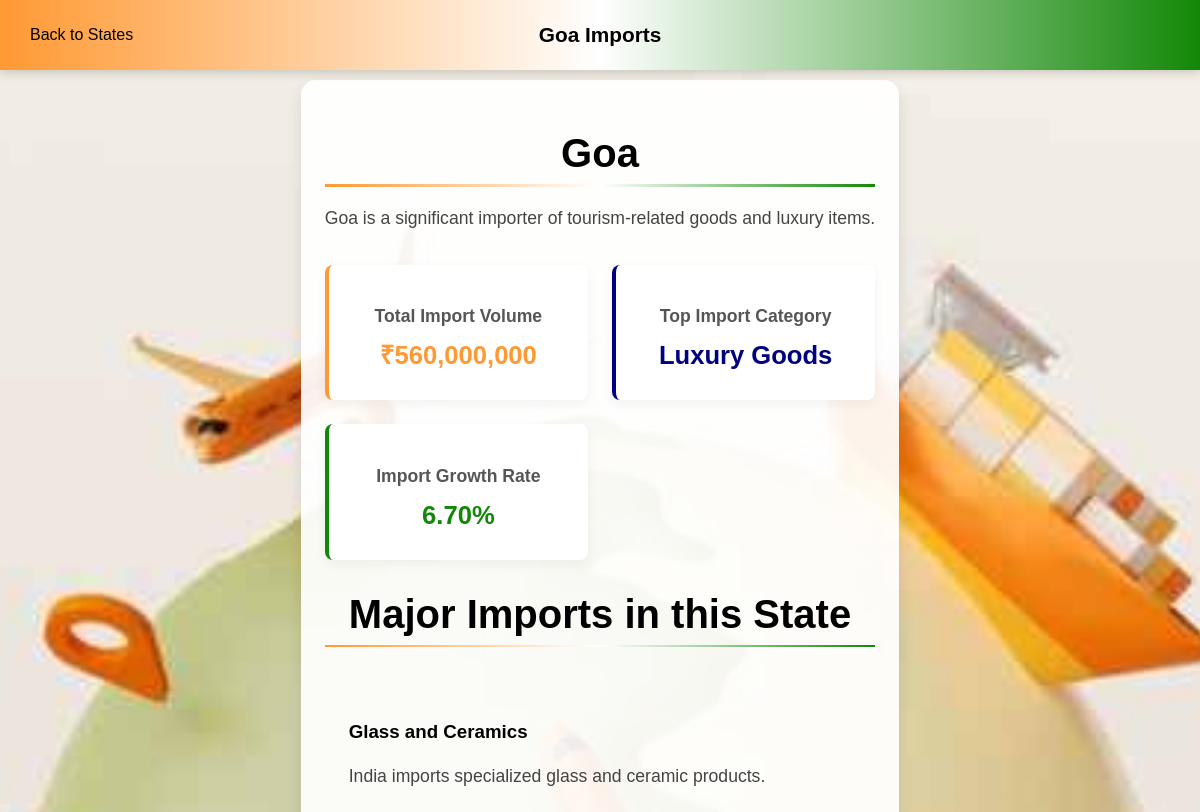
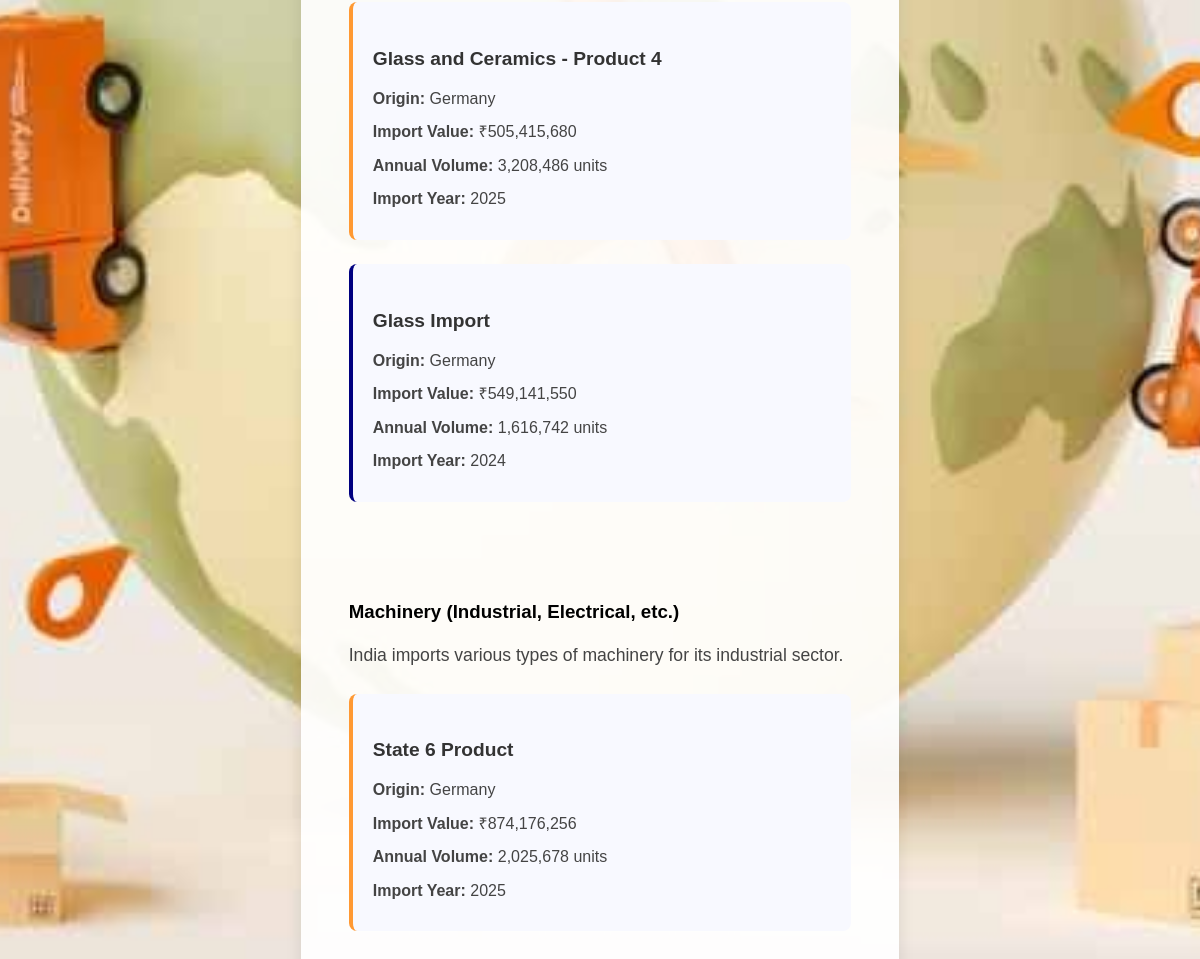
The page /pages/state_detail.php?id=6 on the database its author committed (2 pictures, top to bottom).
### tables this page shows
CREATE TABLE states (
    state_id INT AUTO_INCREMENT PRIMARY KEY,
    state_name VARCHAR(100) NOT NULL,
    state_description TEXT,
    state_image VARCHAR(255),
    import_volume DECIMAL(15,2),
    top_import_category VARCHAR(100),
    import_growth_rate DECIMAL(5,2)
);

CREATE TABLE categories (
    category_id INT AUTO_INCREMENT PRIMARY KEY,
    category_name VARCHAR(100) NOT NULL,
    category_description TEXT,
    category_image VARCHAR(255),
    annual_import_value DECIMAL(15,2),
    main_source_countries TEXT,
    import_growth_rate DECIMAL(5,2)
);

CREATE TABLE product_imports (
    import_id INT AUTO_INCREMENT PRIMARY KEY,
    product_name VARCHAR(255) NOT NULL,
    state_id INT,
    category_id INT,
    import_value DECIMAL(15,2),
    origin_country VARCHAR(100),
    import_year INT,
    import_volume DECIMAL(15,2),
    FOREIGN KEY (state_id) REFERENCES states(state_id),
    FOREIGN KEY (category_id) REFERENCES categories(category_id)
);

### pages/state_detail.php (the view, shortened to what this page needs)
<?php
include_once '../includes/db_connect.php';
$state_id = isset($_GET['id']) ? intval($_GET['id']) : 0;
$state_query = "SELECT * FROM states WHERE state_id = ?";
$stmt = $conn->prepare($state_query);
$stmt->bind_param("i", $state_id);
$stmt->execute();
$state_result = $stmt->get_result();
if($state_result && $state_result->num_rows > 0) {
    $state = $state_result->fetch_assoc();
    $state_name = $state['state_name'];
    $state_description = $state['state_description'];
    $import_volume = $state['import_volume'];
    $top_import_category = $state['top_import_category'];
    $import_growth_rate = $state['import_growth_rate'];
} else {
    header("Location: ../pages/states.php");
    exit();
}
$categories_query = "SELECT DISTINCT c.category_id, c.category_name, c.category_description
                     FROM categories c
                     JOIN product_imports pi ON c.category_id = pi.category_id
                     WHERE pi.state_id = ?";
$stmt = $conn->prepare($categories_query);
$stmt->bind_param("i", $state_id);
$stmt->execute();
$categories_result = $stmt->get_result();
$categories = [];
if($categories_result && $categories_result->num_rows > 0) {
    while($row = $categories_result->fetch_assoc()) {
        $categories[] = $row;
    }
}
?>
<!DOCTYPE html>
<html lang="en">
<head>
    <link rel="stylesheet" href="../public/css/states.css">
</head>
<body>
    <div class="navbar">
        <a href="../pages/states.php" class="back-link">Back to States</a>
        <div><?php echo htmlspecialchars($state_name); ?> Imports</div>
    </div>
    <div class="state-details">
        <h1><?php echo htmlspecialchars($state_name); ?></h1>
        <p><?php echo htmlspecialchars($state_description); ?></p>
        <div class="state-stats">
            <div class="stat-item">
                <h3>Total Import Volume</h3>
                <p>₹<?php echo number_format(htmlspecialchars($import_volume)); ?></p>
            </div>
            <div class="stat-item">
                <h3>Top Import Category</h3>
                <p><?php echo htmlspecialchars($top_import_category); ?></p>
            </div>
            <div class="stat-item">
                <h3>Import Growth Rate</h3>
                <p><?php echo htmlspecialchars($import_growth_rate); ?>%</p>
            </div>
        </div>
        <h2>Major Imports in this State</h2>
        <?php if(count($categories) > 0): ?>
            <?php foreach($categories as $category): ?>
                <div class="category-section">
                    <h3><?php echo htmlspecialchars($category['category_name']); ?></h3>
                    <p><?php echo htmlspecialchars($category['category_description']); ?></p>
                    <?php
                    $products_query = "SELECT * FROM product_imports
                                       WHERE state_id = ? AND category_id = ?";
                    $stmt = $conn->prepare($products_query);
                    $stmt->bind_param("ii", $state_id, $category['category_id']);
                    $stmt->execute();
                    $products_result = $stmt->get_result();
                    ?>
                    <div class="import-items">
                        <?php if($products_result && $products_result->num_rows > 0): ?>
                            <?php while($product = $products_result->fetch_assoc()): ?>
                                <div class="import-item">
                                    <h4><?php echo htmlspecialchars($product['product_name']); ?></h4>
                                    <p><strong>Origin:</strong> <?php echo htmlspecialchars($product['origin_country']); ?></p>
                                    <p><strong>Import Value:</strong> ₹<?php echo number_format(htmlspecialchars($product['import_value'])); ?></p>
                                    <p><strong>Annual Volume:</strong> <?php echo number_format(htmlspecialchars($product['import_volume'])); ?> units</p>
                                    <p><strong>Import Year:</strong> <?php echo htmlspecialchars($product['import_year']); ?></p>
                                </div>
                            <?php endwhile; ?>
                        <?php else: ?>
                            <p>No products found in this category for this state.</p>
                        <?php endif; ?>
                    </div>
                </div>
            <?php endforeach; ?>
        <?php else: ?>
            <p>No import categories found for this state.</p>
        <?php endif; ?>
    </div>
</body>
</html>

### public/css/states.css (style rules this page uses)
body { padding-top: 20px; margin: 0; padding: 0; font-family: Arial, sans-serif; background: url('../images/states/state.jpg') no-repeat center center fixed; background-size: cover; color: #000; overflow-x: hidden; display: flex; flex-wrap: wrap; justify-content: center; align-items: flex-start; }
.navbar { position: fixed; top: 0; left: 0; width: 100%; background: linear-gradient(90deg, #FF9933, #ffffff, #138808); padding: 15px 0; z-index: 1000; display: flex; align-items: center; height: 40px; color: #000; justify-content: center; box-shadow: 0 2px 10px rgba(0,0,0,0.2); }
.navbar div { font-size: 1.3rem; font-weight: 600; text-shadow: 1px 1px 2px rgba(255,255,255,0.5); position: relative; cursor: pointer; transition: transform 0.3s ease; }
.navbar div::after { content: ''; position: absolute; bottom: -5px; left: 0; width: 100%; height: 2px; background-color: blue; transform: scaleX(0); transform-origin: center; transition: transform 0.3s ease; }
.navbar .back-link { position: absolute; left: 0; top: 50%; transform: translateY(-50%); color: #000; text-decoration: none; padding: 10px 30px; font-weight: 500; transition: transform 0.3s ease; }
.navbar .back-link::after { content: ''; position: absolute; bottom: 5px; left: 30px; width: calc(100% - 60px); height: 2px; background-color: blue; transform: scaleX(0); transform-origin: left; transition: transform 0.3s ease; }
.state-details { max-width: 1200px; margin: 80px auto 2rem; padding: 1.5rem; background-color: rgba(255, 255, 255, 0.92); border-radius: 15px; box-shadow: 0 8px 16px rgba(0, 0, 0, 0.1); }
.state-details h1 { font-size: 2.5rem; color: #000; margin-bottom: 1rem; border-bottom: 3px solid; border-image: linear-gradient(to right, #FF9933, #ffffff, #138808) 1; padding-bottom: 0.5rem; text-align: center; }
.state-details p { font-size: 1.1rem; margin-bottom: 1.5rem; color: #444; line-height: 1.6; }
.state-stats { display: grid; grid-template-columns: repeat(auto-fit, minmax(250px, 1fr)); gap: 1.5rem; margin: 2rem 0; }
.stat-item { background-color: white; border-radius: 8px; padding: 1.5rem; box-shadow: 0 4px 12px rgba(0, 0, 0, 0.05); transition: transform 0.3s ease, box-shadow 0.3s ease; text-align: center; }
.stat-item:nth-child(3n+1) { border-left: 4px solid #FF9933; }
.stat-item:nth-child(3n+2) { border-left: 4px solid #000080; }
.stat-item:nth-child(3n+3) { border-left: 4px solid #138808; }
.stat-item h3 { font-size: 1.1rem; color: #555; margin-bottom: 0.5rem; }
.stat-item p { font-size: 1.6rem; font-weight: 600; margin: 0; }
.stat-item:nth-child(3n+1) p { color: #FF9933; }
.stat-item:nth-child(3n+2) p { color: #000080; }
.stat-item:nth-child(3n+3) p { color: #138808; }
.category-section { background-color: rgba(255, 255, 255, 0); border-radius: 12px; margin: 2rem 0; padding: 1.5rem; transition: transform 0.3s ease, background-color 0.3s ease; overflow: hidden; position: relative; }
.import-items { display: grid; grid-template-columns: repeat(auto-fill, minmax(300px, 1fr)); gap: 1.5rem; margin-top: 1.5rem; }
.import-item { background-color: #f8f9ff; border-radius: 8px; padding: 1.25rem; transition: transform 0.3s ease, box-shadow 0.3s ease; position: relative; overflow: hidden; }
.import-item:nth-child(3n+1) { border-left: 4px solid #FF9933; }
.import-item:nth-child(3n+2) { border-left: 4px solid #000080; }
.import-item h4 { font-size: 1.2rem; color: #333; margin-bottom: 1rem; }
.import-item p { margin: 0.5rem 0; font-size: 1rem; }
h2 { font-size: 1.8rem; color: #000; margin: 2rem 0 1rem; padding-bottom: 0.5rem; border-bottom: 2px solid; border-image: linear-gradient(to right, #FF9933, #ffffff, #138808) 1; text-align: center; }
@media (min-width: 1200px) { h2, .category-details h1 { font-size: 2.5rem; } }

### rows shown on the page
states: state_name "Goa", state_description "Goa is a significant importer of tourism-related goods and luxury items.", import_volume "560,000,000", top_import_category "Luxury Goods", import_growth_rate "6.70"
categories: category_name "Glass and Ceramics", category_description "India imports specialized glass and ceramic products."
product_imports: product_name "Glass and Ceramics - Product 4", origin_country "Germany", import_value "505,415,680", import_volume "3,208,486", import_year "2025"
product_imports: product_name "Glass Import", origin_country "Germany", import_value "549,141,550", import_volume "1,616,742", import_year "2024"
categories: category_name "Machinery (Industrial, Electrical, etc.)", category_description "India imports various types of machinery for its industrial sector."
product_imports: product_name "State 6 Product", origin_country "Germany", import_value "874,176,256", import_volume "2,025,678", import_year "2025"
